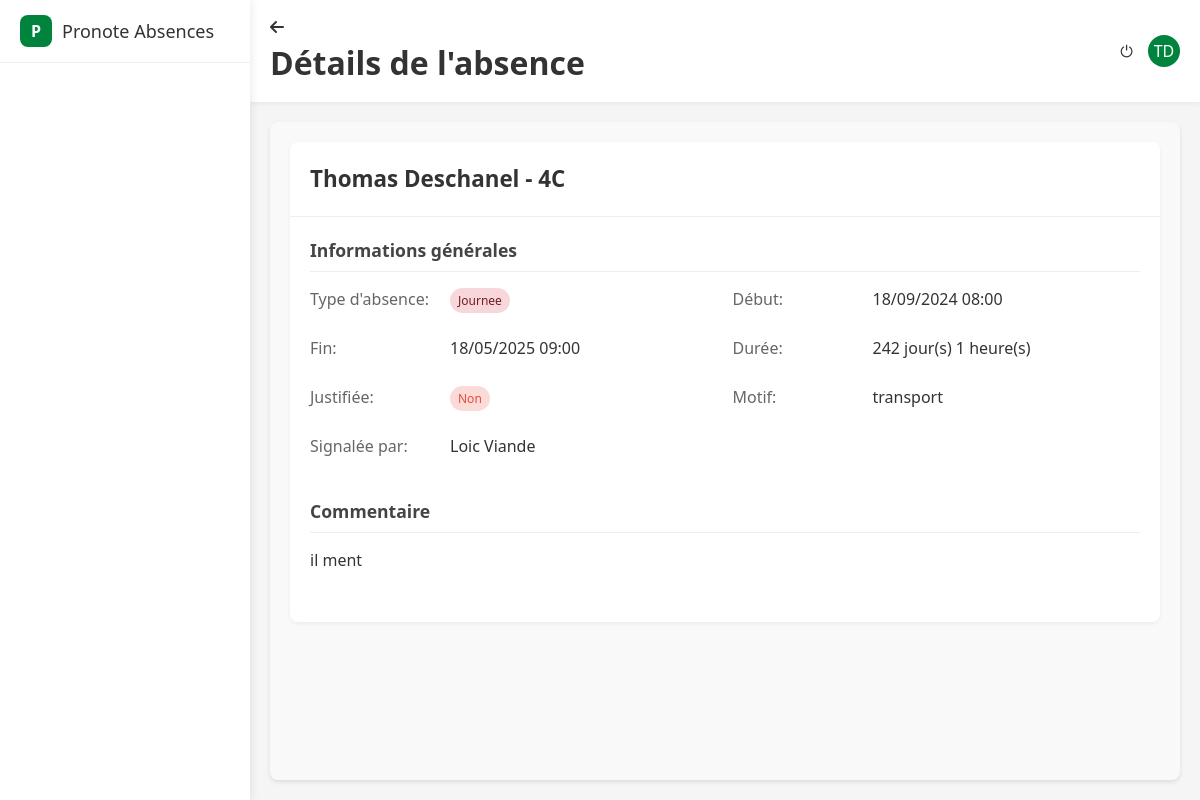
Page /absences/details_absence.php?id=2 (signed in) on the committed database.
### tables this page shows
CREATE TABLE `absences` (
  `id` int(11) NOT NULL,
  `id_eleve` int(11) NOT NULL,
  `date_debut` datetime NOT NULL,
  `date_fin` datetime NOT NULL,
  `type_absence` varchar(50) NOT NULL,
  `motif` varchar(255) DEFAULT NULL,
  `justifie` tinyint(1) DEFAULT 0,
  `commentaire` text DEFAULT NULL,
  `signale_par` varchar(100) NOT NULL,
  `date_signalement` timestamp NOT NULL DEFAULT current_timestamp(),
  `date_modification` timestamp NOT NULL DEFAULT current_timestamp() ON UPDATE current_timestamp()
);

CREATE TABLE `eleves` (
  `id` int(11) NOT NULL,
  `nom` varchar(100) NOT NULL,
  `prenom` varchar(100) NOT NULL,
  `date_naissance` date NOT NULL,
  `classe` varchar(50) NOT NULL,
  `lieu_naissance` varchar(100) NOT NULL,
  `adresse` varchar(255) NOT NULL,
  `mail` varchar(150) NOT NULL,
  `telephone` varchar(20) DEFAULT NULL,
  `identifiant` varchar(50) NOT NULL,
  `mot_de_passe` varchar(255) NOT NULL,
  `date_creation` datetime DEFAULT current_timestamp()
);

### absences/includes/functions.php (called while the page is built, shortened)
<?php
if (!function_exists('getAbsenceById')) {
    function getAbsenceById($pdo, $id) {
        $sql = "SELECT a.*, e.nom, e.prenom, e.classe
                FROM absences a
                JOIN eleves e ON a.id_eleve = e.id
                WHERE a.id = ?";
        $stmt = $pdo->prepare($sql);
        $stmt->execute([$id]);
        return $stmt->fetch(PDO::FETCH_ASSOC);
    }
}
function initializeProfesseurClasses($pdo) {
    try {
        $stmt = $pdo->query("SELECT COUNT(*) FROM professeur_classes");
        $count = $stmt->fetchColumn();
        if ($count > 0) {
            return true;
        }
        return true;
    } catch (Exception $e) {
        error_log("Erreur dans initializeProfesseurClasses: " . $e->getMessage());
        return false;
    }
}
try {
    global $pdo;
    if (isset($pdo) && $pdo instanceof PDO) {
        initializeProfesseurClasses($pdo);
    } else {
        error_log("Avertissement: La variable PDO n'est pas disponible dans functions.php - Les tables ne seront pas créées automatiquement");
    }
} catch (Exception $e) {
    error_log("Error initializing tables: " . $e->getMessage());
} catch (Error $e) {
    error_log("PHP Error while initializing tables: " . $e->getMessage());
}
?>

### absences/details_absence.php (the view, shortened to what this page needs)
<?php
include 'includes/functions.php';
$id_absence = isset($_GET['id']) ? intval($_GET['id']) : 0;
$user = $_SESSION['user'];
$user_initials = strtoupper(substr($user['prenom'], 0, 1) . substr($user['nom'], 0, 1));
$absence = getAbsenceById($pdo, $id_absence);
$date_debut = new DateTime($absence['date_debut']);
$date_fin = new DateTime($absence['date_fin']);
$duree = $date_debut->diff($date_fin);
$duree_str = '';
if ($duree->days > 0) {
    $duree_str .= $duree->days . ' jour(s) ';
}
if ($duree->h > 0) {
    $duree_str .= $duree->h . ' heure(s) ';
}
?>
<!DOCTYPE html>
<html>
<head>
  <link rel="stylesheet" href="../agenda/assets/css/calendar.css">
  <link rel="stylesheet" href="assets/css/absences.css">
  <link rel="stylesheet" href="https://cdnjs.cloudflare.com/ajax/libs/font-awesome/6.0.0-beta3/css/all.min.css">
</head>
<body>
  <div class="app-container">
    <div class="sidebar">
      <a href="../accueil/accueil.php" class="logo-container">
        <div class="app-logo">P</div>
        <div class="app-title">Pronote Absences</div>
      </a>
    </div>
    <div class="main-content">
      <div class="top-header">
        <div class="page-title">
          <a href="absences.php" class="back-button">
            <i class="fas fa-arrow-left"></i>
          </a>
          <h1>Détails de l'absence</h1>
        </div>
        <div class="header-actions">
          <a href="../login/public/logout.php" class="logout-button" title="Déconnexion">⏻</a>
          <div class="user-avatar"><?= $user_initials ?></div>
        </div>
      </div>
      <div class="content-container">
        <div class="details-container">
          <div class="details-header">
            <h2><?= htmlspecialchars($absence['prenom'] . ' ' . $absence['nom']) ?> - <?= htmlspecialchars($absence['classe']) ?></h2>
          </div>
          <div class="details-content">
            <div class="details-section">
              <h3>Informations générales</h3>
              <div class="details-grid">
                <div class="details-row">
                  <div class="details-label">Type d'absence:</div>
                  <div class="details-value">
                    <span class="badge badge-<?= $absence['type_absence'] ?>">
                      <?= ucfirst($absence['type_absence']) ?>
                    </span>
                  </div>
                </div>
                <div class="details-row">
                  <div class="details-label">Début:</div>
                  <div class="details-value"><?= $date_debut->format('d/m/Y H:i') ?></div>
                </div>
                <div class="details-row">
                  <div class="details-label">Fin:</div>
                  <div class="details-value"><?= $date_fin->format('d/m/Y H:i') ?></div>
                </div>
                <div class="details-row">
                  <div class="details-label">Durée:</div>
                  <div class="details-value"><?= $duree_str ?></div>
                </div>
                <div class="details-row">
                  <div class="details-label">Justifiée:</div>
                  <div class="details-value">
                    <?php if ($absence['justifie']): ?>
                      <span class="badge badge-success">Oui</span>
                    <?php else: ?>
                      <span class="badge badge-danger">Non</span>
                    <?php endif; ?>
                  </div>
                </div>
                <?php if (!empty($absence['motif'])): ?>
                <div class="details-row">
                  <div class="details-label">Motif:</div>
                  <div class="details-value"><?= htmlspecialchars($absence['motif']) ?></div>
                </div>
                <?php endif; ?>
                <div class="details-row">
                  <div class="details-label">Signalée par:</div>
                  <div class="details-value"><?= htmlspecialchars($absence['signale_par']) ?></div>
                </div>
              </div>
            </div>
            <?php if (!empty($absence['commentaire'])): ?>
            <div class="details-section">
              <h3>Commentaire</h3>
              <div class="details-text">
                <?= nl2br(htmlspecialchars($absence['commentaire'])) ?>
              </div>
            </div>
            <?php endif; ?>
          </div>
        </div>
      </div>
    </div>
  </div>
</body>
</html>

### agenda/assets/css/calendar.css (style rules this page uses)
* { box-sizing: border-box; margin: 0; padding: 0; }
body { font-family: 'Segoe UI', Arial, sans-serif; background-color: #f5f5f5; color: #333; line-height: 1.5; }
a { text-decoration: none; color: inherit; }
.app-container { display: flex; height: 100vh; overflow: hidden; }
.sidebar { width: 250px; background-color: white; box-shadow: 0 0 10px rgba(0,0,0,0.1); display: flex; flex-direction: column; z-index: 10; overflow-y: auto; }
.main-content { flex: 1; overflow-y: auto; background-color: #f5f5f5; display: flex; flex-direction: column; }
.top-header { background-color: white; padding: 15px 20px; box-shadow: 0 2px 4px rgba(0,0,0,0.05); display: flex; justify-content: space-between; align-items: center; z-index: 5; }
.logo-container { display: flex; align-items: center; gap: 10px; margin-bottom: 20px; padding: 15px 20px; border-bottom: 1px solid #eee; }
.app-logo { width: 32px; height: 32px; background-color: #00843d; border-radius: 8px; display: flex; align-items: center; justify-content: center; color: white; font-weight: bold; }
.app-title { font-size: 18px; font-weight: 500; color: #333; }
.header-actions { display: flex; align-items: center; gap: 15px; }
.user-avatar { width: 32px; height: 32px; background-color: #00843d; border-radius: 50%; display: flex; align-items: center; justify-content: center; color: white; font-weight: 500; }

### absences/assets/css/absences.css (style rules this page uses)
.content-container { padding: 20px; background-color: #f9f9f9; border-radius: 8px; box-shadow: 0 2px 4px rgba(0,0,0,0.1); margin: 20px; flex: 1; overflow-y: auto; }
.badge { padding: 4px 8px; border-radius: 20px; font-size: 12px; font-weight: 500; }
.badge-danger { background-color: #fadbd8; color: #e74c3c; }
.badge-journee { background-color: #f8d7da; color: #721c24; }

### absences/details_absence.php (style rules this page uses)
.details-container { background-color: white; border-radius: 8px; box-shadow: 0 2px 4px rgba(0,0,0,0.05); overflow: hidden; }
.details-header { padding: 20px; border-bottom: 1px solid #eee; display: flex; justify-content: space-between; align-items: center; }
.details-header h2 { margin: 0; font-size: 1.4rem; color: #333; }
.details-content { padding: 20px; }
.details-section { margin-bottom: 30px; }
.details-section h3 { font-size: 1.1rem; color: #444; margin-bottom: 15px; padding-bottom: 8px; border-bottom: 1px solid #eee; }
.details-grid { display: grid; grid-template-columns: repeat(auto-fill, minmax(300px, 1fr)); gap: 15px; }
.details-row { display: flex; margin-bottom: 10px; }
.details-label { font-weight: 500; color: #666; width: 140px; flex-shrink: 0; }
.details-value { color: #333; }
.details-text { line-height: 1.5; color: #333; }

### rows in the picture
absences: id_eleve.nom "Thomas Deschanel", id_eleve.classe "4C", type_absence "Journee", date_debut "18/09/2024 08:00", date_fin "18/05/2025 09:00", duree_str "242 jour(s) 1 heure(s)", motif "transport", signale_par "Loic Viande", commentaire "il ment"

### other values in the picture
$user_initials "TD"
